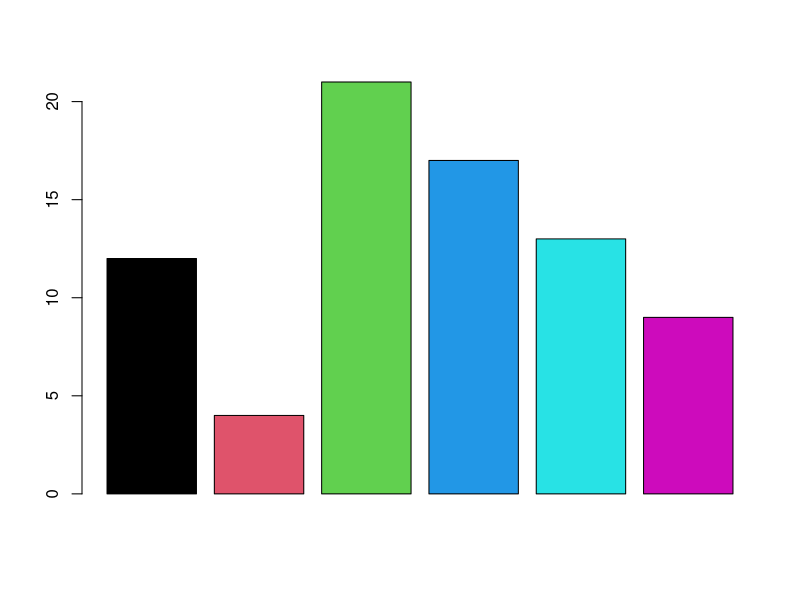
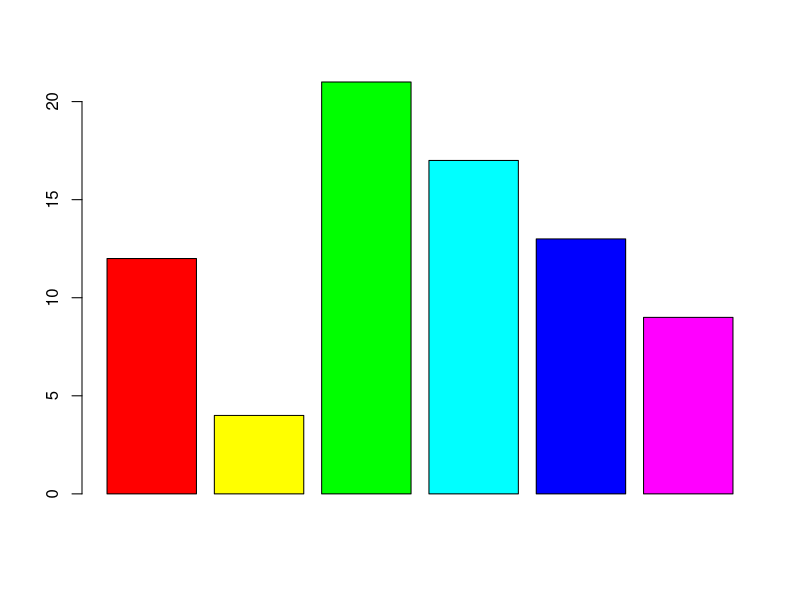
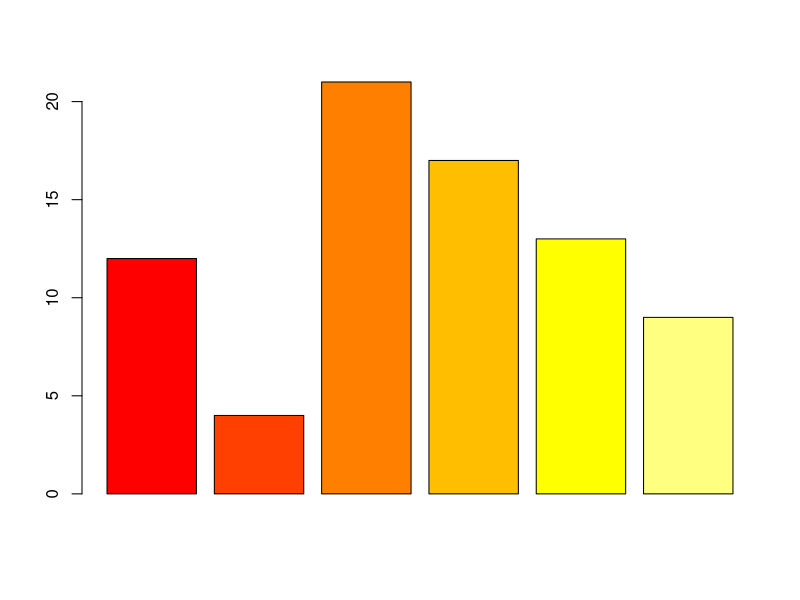
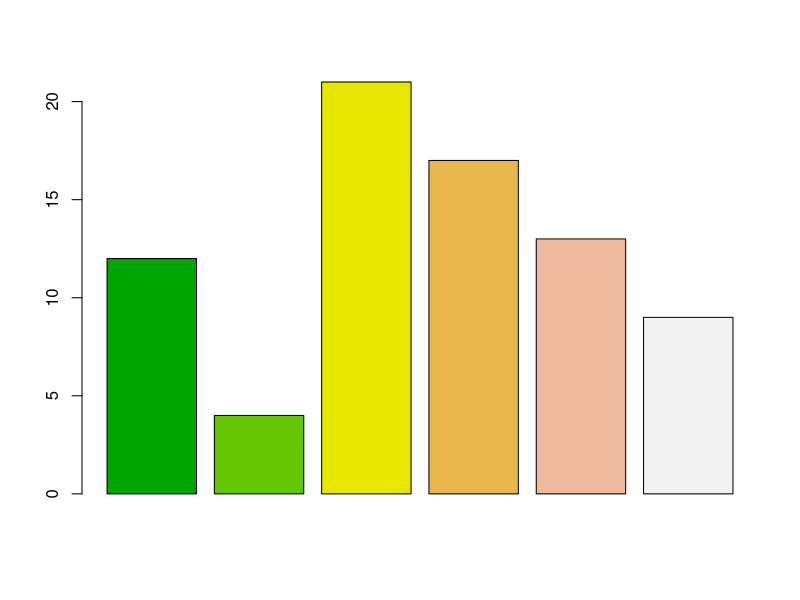
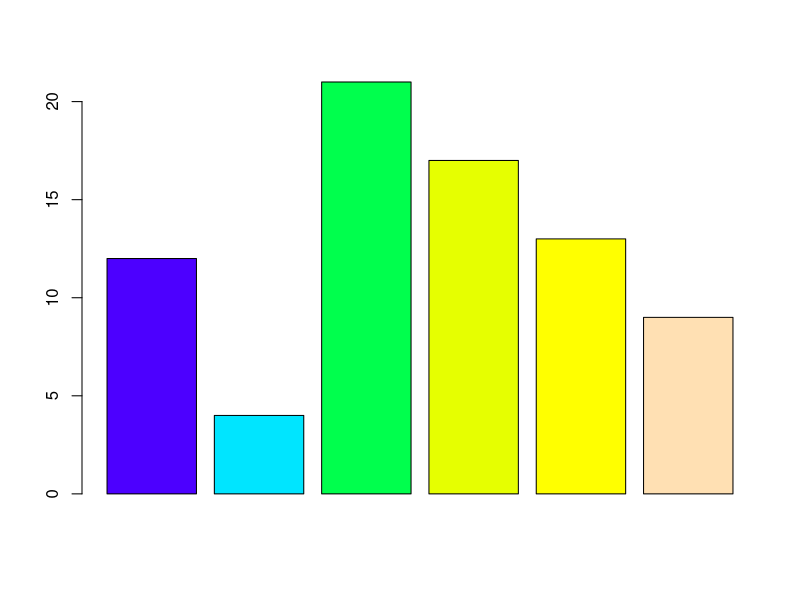
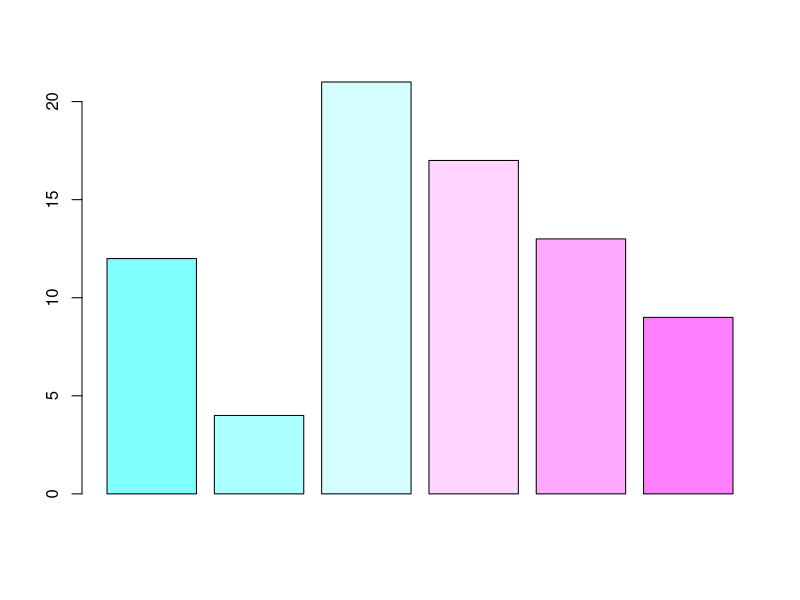

Write R code to recreate these figures, in order. (Note: this script raises an error after producing the figures.)
# Colors
barplot(c(12,4,21,17,13,9), col = 1:6)
barplot(c(12,4,21,17,13,9), col = rainbow(6))
barplot(c(12,4,21,17,13,9), col = heat.colors(6))
barplot(c(12,4,21,17,13,9), col = terrain.colors(6))
barplot(c(12,4,21,17,13,9), col = topo.colors(6))
barplot(c(12,4,21,17,13,9), col = cm.colors(6))

# Color Brewer
install.packages("RColorBrewer")
x <- c(12,4,21,17,13,9)
accent6 <- brewer.pal(6, "Accent")
barplot(x, col = accent6)

barplot(x, col = brewer.pal(6, "Set3"))

# basic plot
plot(UCBAdmissions)

# basic bar plot
barplot(c(12,4,21,17,13,9))

# Advanced  bar plot
data(chickwts)
feeds <- table(chickwts$feed)
b <- barplot(feeds[order(feeds)],
        horiz = TRUE,
        las = 1,  # las gives orientation of axis labels
        col = c(rainbow(6)),
        border = NA, # No borders on bars
        main = "Frequencies of Different Feeds\nin chickwts Dataset", # \n = line break
        xlab = "Number of Chicks")

# axis flip
coord_flip()


# Pie Chart
pie(c(12,4,21,17,13,9))

pie(feeds[order(feeds, decreasing = TRUE)],
    init.angle = 90, # Start as 12 o clock instead of 3
    clockwise = TRUE, # Default is FALSE
    col = rainbow(6),
    main = "Pie Chart of Feeds from chickwts")


# Histogram
h <- hist(lynx,
          breaks = 11, # Suggests 11 bins
          #          breaks = seq(0, 7000, by = 100),
          #          breaks = c(0, 100, 300, 500, 3000, 3500, 7000),
          freq = FALSE, # Proportion of the distribution
          col = "thistle1",
          main = "Histogram of Annual Canadian Lynx Trapping\n1821-1934",
          xlab = "Number of Lynx Trapped")

# IF freq = FALSE, this will draw a normal distributuion

curve(dnorm(x, mean = mean(lynx), sd = sd(lynx)),
      col = "thistle4",
      lwd = 2,
      add = TRUE)

# Histogram2 - with lines

fertility <- swiss$Fertility
h <- hist(fertility,
          prob = TRUE, # Flipside of "freq = FALSE", probablility distribution
          ylim = c(0, 0.04),
          xlim = c(30, 100),
          breaks = 11,
          col = "#E5E5E5",
          border = 0,
          main = "Fertility for 47 French-Speaking\nSwiss Provinces, c. 1888")

# Normal Curve (if prob = TRUE)
curve(dnorm(x, mean = mean(fertility), sd = sd(fertility)),
      col = "red",
      lwd = 3, # pixel thickness
      add = TRUE)

# Kernel density lines
lines(density(fertility), col = "blue")
lines(density(fertility, adjust = 3), col = "darkgreen")

# Lineplot under histogram
rug(fertility, col = "red")


# BoxPlot

boxplot(USJudgeRatings,
        horizontal = TRUE,
        las = 1, # Make all labels horizontal
        notch = TRUE, # Notches for CI for mediam)
        ylim = c(0,10), # Specify range on Y axis
        col = "slategray3", 
        boxwex = 0.5, # Width of the box as proportion of the original
        whisklty = 1, # Whisker line type; 1 = solid line
        staplelty = 0, # Staple (line at end) type; 0 = none
        outpch = 16, # Symbols for outliers; 16 = filled circle
        outcol = "slategray1",
        main = "Lawyers' Rating of the State Judges in the\nUS Superio Court (c. 1977)",
        xlab = "Lawyers' Ratings")
    
# Changing graphical parameters 
oldpar <- par()
par(mfrow = c(1, 3), # Number of rows/cols
    cex.main = 3) # Main title 3x bigger
par(oma = c(1, 1, 1, 1), # margin fix
    mar = c(4, 5, 2, 1))
par(oldpar)

# Export to PNG

png(filename= "~/Extract_feeds.png",
    width = 888,
    height = 571)
 # Chart
dev.off()


# Export to PDF
pdf("~/Extract.pdf",
    width = 9, # size in inches
    height = 6)
barplot(feeds[order(feeds)],
        horiz = TRUE,
        las = 1,  # las gives orientation of axis labels
        col = c(rainbow(6)),
        border = NA, # No borders on bars
        main = "Frequencies of Different Feeds\nin chickwts Dataset", # \n = line break
        xlab = "Number of Chicks")
dev.off()
